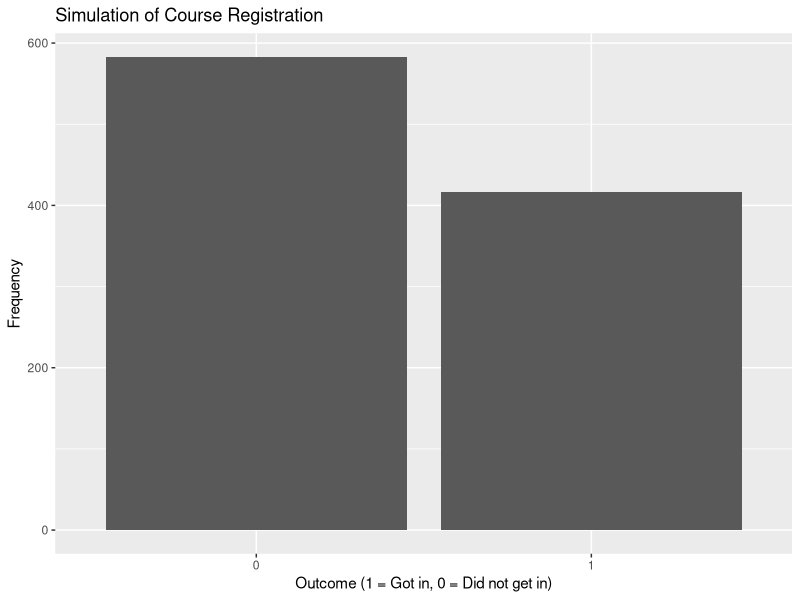

Recreate this plot in R.
## ---- chunk 1
simulate_registration <- function(class_size, num_students, priority_weight = NULL) {
  if (!is.null(priority_weight)) {
    priority <- sample(1:num_students, num_students, replace = TRUE, prob = priority_weight)
    priority_order <- order(priority)
  } else {
    priority_order <- sample(1:num_students)
  }

registered_students <- priority_order[1:class_size]
return(ifelse(1 %in% registered_students, TRUE, FALSE))
}
## ---- chunk 2
library(purrr)

class_size <- 20
num_students <- 50
num_simulations <- 1000
priority_weight <- c(rep(0.4, 10), rep(0.3, 10), rep(0.2, 10), rep(0.1, 20))

results <- map_int(1:num_simulations, ~ simulate_registration(class_size = class_size, num_students = num_students, priority_weight = priority_weight))

num_true <- sum(results == 1)
probability <- num_true / num_simulations

print(paste("Probability that student #1 gets a spot:", probability))
## ---- chunk 3
library(ggplot2)

data <- data.frame(
  Trial = 1:num_simulations,
  Outcome = as.factor(results)
)

ggplot(data, aes(x = Outcome)) +
  geom_bar() +
  labs(title = "Simulation of Course Registration",
       x = "Outcome (1 = Got in, 0 = Did not get in)",
       y = "Frequency") 
